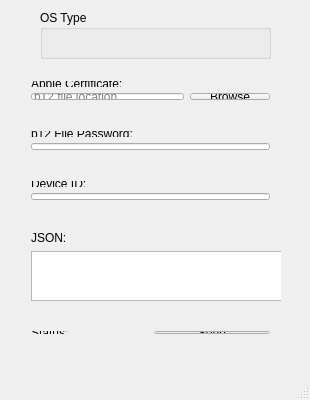
<?xml version="1.0" encoding="UTF-8"?>
<ui version="4.0">
 <class>MainWindow</class>
 <widget class="QMainWindow" name="MainWindow">
  <property name="geometry">
   <rect>
    <x>0</x>
    <y>0</y>
    <width>310</width>
    <height>400</height>
   </rect>
  </property>
  <property name="maximumSize">
   <size>
    <width>500</width>
    <height>500</height>
   </size>
  </property>
  <property name="windowTitle">
   <string>Push Sender</string>
  </property>
  <widget class="QWidget" name="centralWidget">
   <property name="minimumSize">
    <size>
     <width>310</width>
     <height>370</height>
    </size>
   </property>
   <property name="maximumSize">
    <size>
     <width>310</width>
     <height>370</height>
    </size>
   </property>
   <property name="baseSize">
    <size>
     <width>0</width>
     <height>0</height>
    </size>
   </property>
   <widget class="QWidget" name="horizontalLayoutWidget_2">
    <property name="geometry">
     <rect>
      <x>20</x>
      <y>320</y>
      <width>261</width>
      <height>25</height>
     </rect>
    </property>
    <layout class="QHBoxLayout" name="horizontalLayout_2">
     <item>
      <widget class="QLabel" name="lbStatus">
       <property name="text">
        <string>Status:</string>
       </property>
      </widget>
     </item>
     <item>
      <widget class="QPushButton" name="pbSend">
       <property name="text">
        <string>Send</string>
       </property>
      </widget>
     </item>
    </layout>
   </widget>
   <widget class="QWidget" name="formLayoutWidget">
    <property name="geometry">
     <rect>
      <x>20</x>
      <y>220</y>
      <width>261</width>
      <height>92</height>
     </rect>
    </property>
    <layout class="QFormLayout" name="formLayout">
     <item row="0" column="0">
      <widget class="QLabel" name="label_3">
       <property name="text">
        <string>JSON:</string>
       </property>
      </widget>
     </item>
     <item row="1" column="0">
      <widget class="QTextEdit" name="teJSON"/>
     </item>
    </layout>
   </widget>
   <widget class="QWidget" name="formLayoutWidget_2">
    <property name="geometry">
     <rect>
      <x>20</x>
      <y>70</y>
      <width>261</width>
      <height>41</height>
     </rect>
    </property>
    <layout class="QFormLayout" name="formAppleCertificate">
     <item row="0" column="0">
      <widget class="QLabel" name="lbAppleCertificate">
       <property name="text">
        <string>Apple Certificate:</string>
       </property>
      </widget>
     </item>
     <item row="1" column="0" colspan="2">
      <layout class="QHBoxLayout" name="horizontalLayout_5">
       <item>
        <widget class="QLineEdit" name="leP12FileLocation">
         <property name="enabled">
          <bool>true</bool>
         </property>
         <property name="readOnly">
          <bool>true</bool>
         </property>
         <property name="placeholderText">
          <string>p12 file location</string>
         </property>
        </widget>
       </item>
       <item>
        <widget class="QPushButton" name="pbBrowse">
         <property name="text">
          <string>Browse</string>
         </property>
        </widget>
       </item>
      </layout>
     </item>
    </layout>
   </widget>
   <widget class="QWidget" name="formLayoutWidget_3">
    <property name="geometry">
     <rect>
      <x>20</x>
      <y>170</y>
      <width>261</width>
      <height>41</height>
     </rect>
    </property>
    <layout class="QFormLayout" name="formLayout_4">
     <item row="0" column="0">
      <widget class="QLabel" name="lbId">
       <property name="text">
        <string>Device ID:</string>
       </property>
      </widget>
     </item>
     <item row="1" column="0" colspan="2">
      <widget class="QLineEdit" name="leId"/>
     </item>
    </layout>
   </widget>
   <widget class="QGroupBox" name="groupBox">
    <property name="geometry">
     <rect>
      <x>40</x>
      <y>10</y>
      <width>231</width>
      <height>49</height>
     </rect>
    </property>
    <property name="title">
     <string>OS Type</string>
    </property>
    <widget class="QWidget" name="horizontalLayoutWidget_3">
     <property name="geometry">
      <rect>
       <x>10</x>
       <y>20</y>
       <width>221</width>
       <height>19</height>
      </rect>
     </property>
     <layout class="QHBoxLayout" name="horizontalLayout_3">
      <item>
       <widget class="QRadioButton" name="rbIos">
        <property name="text">
         <string>iOS</string>
        </property>
        <property name="checked">
         <bool>true</bool>
        </property>
       </widget>
      </item>
      <item>
       <widget class="QRadioButton" name="rbAndroid">
        <property name="text">
         <string>Android</string>
        </property>
       </widget>
      </item>
     </layout>
    </widget>
    <zorder>horizontalLayoutWidget_3</zorder>
    <zorder>verticalLayoutWidget</zorder>
    <zorder>verticalLayoutWidget</zorder>
    <zorder>verticalLayoutWidget</zorder>
   </widget>
   <widget class="QWidget" name="formLayoutWidget_4">
    <property name="geometry">
     <rect>
      <x>20</x>
      <y>120</y>
      <width>261</width>
      <height>41</height>
     </rect>
    </property>
    <layout class="QFormLayout" name="formLayout_5">
     <item row="0" column="0">
      <widget class="QLabel" name="lbP12FilePassword">
       <property name="text">
        <string>p12 File Password:</string>
       </property>
      </widget>
     </item>
     <item row="1" column="0" colspan="2">
      <widget class="QLineEdit" name="leP12FilePassword"/>
     </item>
    </layout>
   </widget>
   <zorder>horizontalLayoutWidget_2</zorder>
   <zorder>groupBox</zorder>
   <zorder>formLayoutWidget</zorder>
   <zorder>formLayoutWidget_2</zorder>
   <zorder>formLayoutWidget_3</zorder>
   <zorder>groupBox</zorder>
   <zorder>formLayoutWidget_4</zorder>
   <zorder>lbStatus</zorder>
  </widget>
  <widget class="QStatusBar" name="statusBar"/>
 </widget>
 <layoutdefault spacing="6" margin="11"/>
 <resources/>
 <connections/>
</ui>
